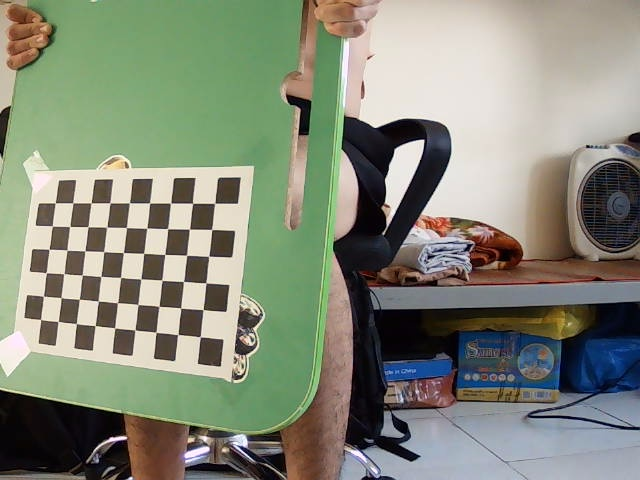
#> input picture depth_to_disparity/imag/Calib_cameraR/image_0.jpg, 640 x 480 px; its folder holds 4 pictures in this run
$ python Calib_camera.py
#> lines starting #> are read from the running program, lines starting #| are printed output that depends on the picture; after the words box and inside, x2 and y2 are one past the last pixel; in counts of white or black regions, pixels touching at a corner belong together
import cv2
import numpy as np
import os
import glob
from tqdm import tqdm

# Defining the dimensions of checkerboard
CHECKERBOARD = (6,9) #số lượng góc vuông trong checkerboard
criteria = (cv2.TERM_CRITERIA_EPS + cv2.TERM_CRITERIA_MAX_ITER, 30, 0.001)

# Creating vector to store vectors of 3D points for each checkerboard image
objpoints = []
# Creating vector to store vectors of 2D points for each checkerboard image
imgpoints = []


# Defining the world coordinates for 3D points
objp = np.zeros((1, CHECKERBOARD[0] * CHECKERBOARD[1], 3), np.float32)
objp[0,:,:2] = np.mgrid[0:CHECKERBOARD[0], 0:CHECKERBOARD[1]].T.reshape(-1, 2)
prev_img_shape = None

# Extracting path of individual image stored in a given directory
images = glob.glob('./imag/Calib_cameraR/*.jpg')

pathL = './imag/Calib_cameraR/'
# for fname in images:
#     img = cv2.imread(fname)
#     gray = cv2.cvtColor(img,cv2.COLOR_BGR2GRAY)
for i in tqdm(range(0,15)):

    img = cv2.imread(pathL + "image_%d.jpg"%i)
#> img is the input picture: shape (480, 640, 3); mean B, G, R 120.9, 137.4, 132.4
    print(pathL + "image_%d.jpg"%i)
    gray = cv2.imread(pathL + "image_%d.jpg"%i, cv2.IMREAD_GRAYSCALE)
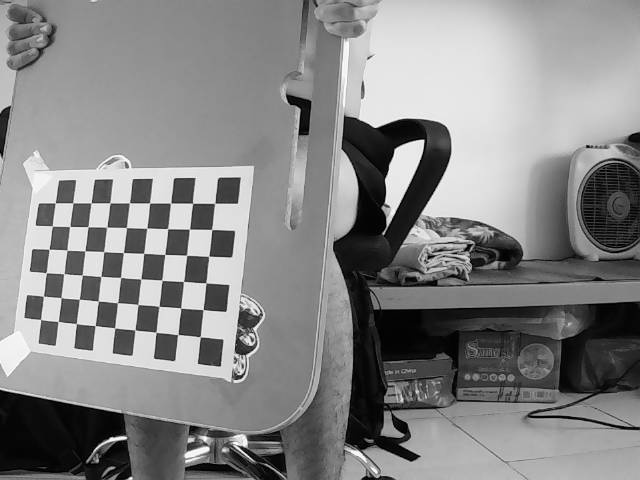
#> gray: shape (480, 640); min 0, max 255, mean 134
    # Find the chess board corners
    # If desired number of corners are found in the image then ret = true
    ret, corners = cv2.findChessboardCorners(gray, CHECKERBOARD, cv2.CALIB_CB_ADAPTIVE_THRESH + cv2.CALIB_CB_FAST_CHECK + cv2.CALIB_CB_NORMALIZE_IMAGE)
#> ret = True; corners = 54 rows, first 8: [214.7, 203.3], [211.6, 229.5], [208.7, 256.2], [205.9, 282.7], [203.1, 309.6], [200.2, 336.6], [192.8, 203.4], [189.4, 229.2]

    """
    If desired number of corner are detected,
    we refine the pixel coordinates and display
    them on the images of checker board
    """
    if ret == True:
        objpoints.append(objp)
        # refining pixel coordinates for given 2d points.
        corners2 = cv2.cornerSubPix(gray, corners, (11,11),(-1,-1), criteria)
#> corners2 = 54 rows, first 8: [214.6, 203.3], [211.7, 229.4], [208.8, 256.3], [205.9, 282.9], [203.1, 309.6], [200.3, 336.8], [192.5, 203.3], [189.5, 229.2]

        imgpoints.append(corners2)

        # Draw and display the corners
        img = cv2.drawChessboardCorners(img, CHECKERBOARD, corners2, ret)
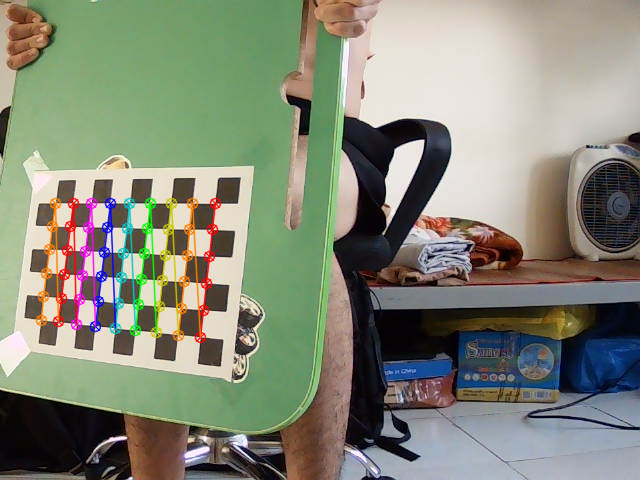
#> img: shape (480, 640, 3); 3.37% of pixels changed, all inside (x1, y1, x2, y2) = (35, 197, 222, 344)
    cv2.namedWindow("img", cv2.WINDOW_NORMAL)
    cv2.resizeWindow("img", 960, 540)
    cv2.imshow('img',img)
    cv2.waitKey(0)
#> pass 2 of the loop `for i in tqdm(range(0,15)):`:
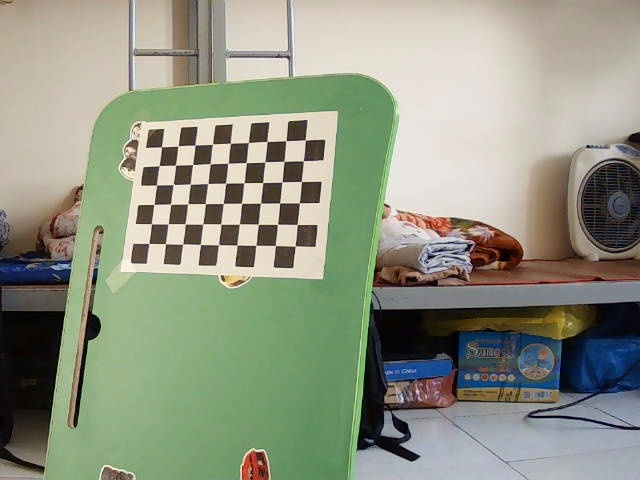
#> input picture depth_to_disparity/imag/Calib_cameraR/image_1.jpg, 640 x 480 px
#> img is the input picture: shape (480, 640, 3); mean B, G, R 130.7, 148.6, 143.7
#> `gray = cv2.imread(pathL + "image_%d.jpg"%i, cv2.IMREAD_GRAYSCALE)`:
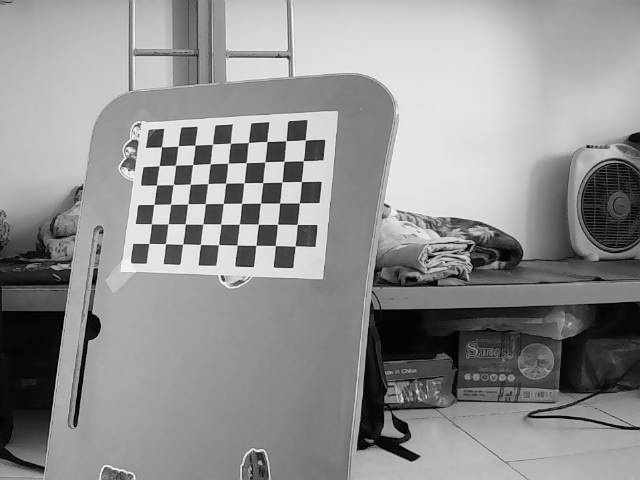
#> gray: shape (480, 640); min 0, max 255, mean 145.1
#> corners = 54 rows, first 8: [148.9, 243.5], [151.4, 223.7], [153.9, 204.4], [156.6, 185], [159.3, 165.5], [161.4, 146.6], [165.4, 243.6], [168, 223.7]
#> corners2 = 54 rows, first 8: [148.8, 243.5], [151.4, 223.7], [153.9, 204.4], [156.5, 185], [159.1, 165.7], [161.5, 146.8], [165.4, 243.7], [168.1, 223.8]
#> `img = cv2.drawChessboardCorners(img, CHECKERBOARD, corners2, ret)`:
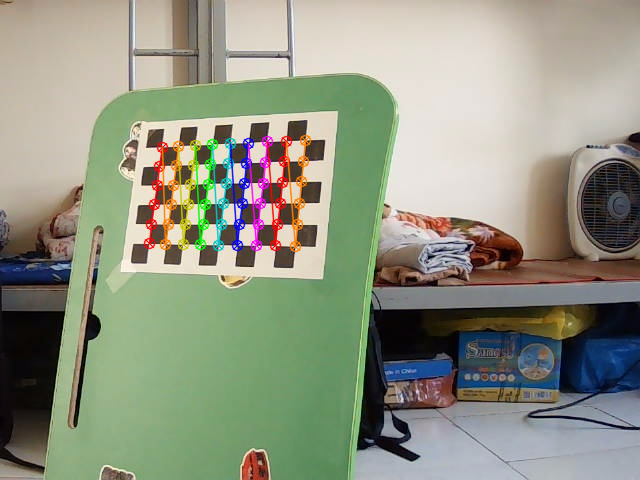
#> img: shape (480, 640, 3); 2.96% of pixels changed, all inside (x1, y1, x2, y2) = (143, 134, 312, 253)
#> (the run stopped early here; a loop or call above may not have finished)
